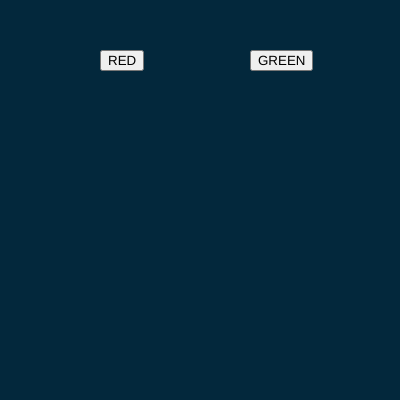
Frame 1 (no input)
Frame 60 (no input): identical to frame 1, image omitted
Frame 120 (the mouse pressed at the canvas centre since frame 60): identical to frame 1, image omitted

The p5.js sketch that drew this single still picture (run headless with seeded random() and noise() and a simulated clock; from frame 60 on, the mouse is pressed at the canvas centre):

// p5.js sketch
// ── sketch.js
var btn_red;
var btn_green;

var r = 3;
var g = 40;
var b = 60;

function setup() {
  createCanvas(400, 400); 
  btn_red=createButton("RED");
  btn_red.position(100,50);
  btn_red.mousePressed(red_bg);

  btn_green=createButton("GREEN");
  btn_green.position(250,50);
  btn_green.mousePressed(green_bg);
}

function draw() {
  background(r,g,b);
}

function red_bg() {
  r = 255;
  g = 0;
  b = 0; 
}

function green_bg() {
  r = 0;
  g = 255;
  b = 0; 
}
